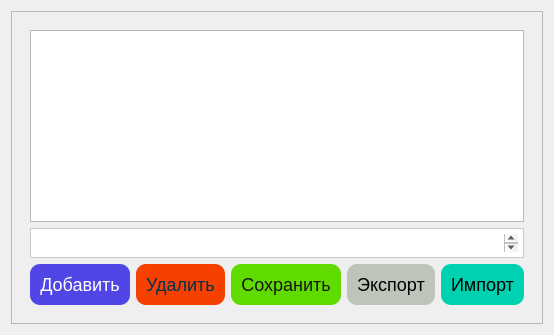
     <widget class="QWidget" name="tabUser">
      <attribute name="title">
       <string>Пользователи</string>
      </attribute>
      <layout class="QGridLayout" name="gridLayout_3">
       <item row="0" column="1">
        <widget class="QFrame" name="frame_5">
         <property name="frameShape">
          <enum>QFrame::Shape::StyledPanel</enum>
         </property>
         <property name="frameShadow">
          <enum>QFrame::Shadow::Raised</enum>
         </property>
         <layout class="QGridLayout" name="gridLayout_12">
          <item row="0" column="0">
           <widget class="QFrame" name="frame_6">
            <layout class="QVBoxLayout" name="verticalLayout_6">
             <item>
              <widget class="QTableView" name="tableuser"/>
             </item>
             <item>
              <widget class="QTextEdit" name="textEditUser">
               <property name="maximumSize">
                <size>
                 <width>16777215</width>
                 <height>30</height>
                </size>
               </property>
               <property name="styleSheet">
                <string notr="true">QTextEdit {
    color: black;                      /* Цвет текста */
    font-size: 14px;                    /* Размер шрифта */
    background-color: white;           /* Цвет фона по умолчанию */
    border: 1px solid #ccc;            /* Граница */
    padding: 5px;                       /* Отступы внутри поля */
}

QTextEdit:hover {
    background-color: #E0E7FF;         /* Цвет фона при наведении */
}

QTextEdit::placeholder {
    color: #888;                        /* Цвет текста подсказки */
    font-style: italic;                 /* Шрифт курсив */
}
</string>
               </property>
              </widget>
             </item>
             <item>
              <layout class="QHBoxLayout" name="horizontalLayout">
               <item>
                <widget class="QPushButton" name="btnAdduser">
                 <property name="styleSheet">
                  <string notr="true">
       QPushButton {
        background-color: #4F46E5;
        color: #FFFFFF;
        border-radius: 10px;
        font-size: 18px;
        padding: 10px;
       }
       QPushButton:hover {
        background-color: #6366F1;
       }</string>
                 </property>
                 <property name="text">
                  <string>Добавить</string>
                 </property>
                </widget>
               </item>
               <item>
                <widget class="QPushButton" name="btnDeleteuser">
                 <property name="cursor">
                  <cursorShape>OpenHandCursor</cursorShape>
                 </property>
                 <property name="styleSheet">
                  <string notr="true">
       QPushButton {
        background-color: #F54000;
        color: #003153;
        border-radius: 10px;
        font-size: 18px;
        padding: 10px;
       }
       QPushButton:hover {
        background-color: #FF6452;
       }</string>
                 </property>
                 <property name="text">
                  <string>Удалить</string>
                 </property>
                </widget>
               </item>
               <item>
                <widget class="QPushButton" name="btnSubmituser">
                 <property name="styleSheet">
                  <string notr="true">
       QPushButton {
        background-color: #60DB00;
        color: #181513;
        border-radius: 10px;
        font-size: 18px;
        padding: 10px;
       }
       QPushButton:hover {
        background-color: #9BFF4D;
       }</string>
                 </property>
                 <property name="text">
                  <string>Сохранить</string>
                 </property>
                </widget>
               </item>
               <item>
                <widget class="QPushButton" name="pushButton_2">
                 <property name="styleSheet">
                  <string notr="true">
       QPushButton {
        background-color: #BFC4BA;
        color: #000000;
        border-radius: 10px;
        font-size: 18px;
        padding: 10px;
       }
       QPushButton:hover {
        background-color: #D8DDD5;
       }</string>
                 </property>
                 <property name="text">
                  <string>Экспорт</string>
                 </property>
                </widget>
               </item>
               <item>
                <widget class="QPushButton" name="pushButton_12">
                 <property name="styleSheet">
                  <string notr="true">
       QPushButton {
        background-color: #00D1B1;
        color: #000000;
        border-radius: 10px;
        font-size: 18px;
        padding: 10px;
       }
       QPushButton:hover {
        background-color: #3DFFE1;
       }</string>
                 </property>
                 <property name="text">
                  <string>Импорт</string>
                 </property>
                </widget>
               </item>
              </layout>
             </item>
            </layout>
           </widget>
          </item>
         </layout>
        </widget>
       </item>
      </layout>
     </widget>
